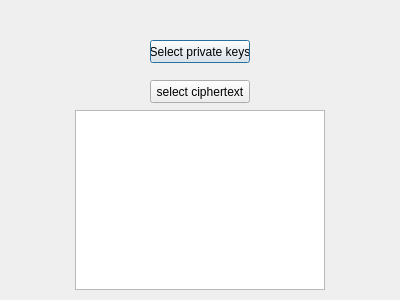
<?xml version="1.0" encoding="UTF-8"?>
<ui version="4.0">
 <class>Dialog</class>
 <widget class="QDialog" name="Dialog">
  <property name="geometry">
   <rect>
    <x>0</x>
    <y>0</y>
    <width>400</width>
    <height>300</height>
   </rect>
  </property>
  <property name="windowTitle">
   <string>Dialog</string>
  </property>
  <widget class="QPushButton" name="pushButton">
   <property name="geometry">
    <rect>
     <x>150</x>
     <y>40</y>
     <width>100</width>
     <height>23</height>
    </rect>
   </property>
   <property name="text">
    <string>Select private keys</string>
   </property>
  </widget>
  <widget class="QPushButton" name="pushButton_2">
   <property name="geometry">
    <rect>
     <x>150</x>
     <y>80</y>
     <width>100</width>
     <height>23</height>
    </rect>
   </property>
   <property name="text">
    <string>select ciphertext</string>
   </property>
  </widget>
  <widget class="QTextBrowser" name="textBrowser">
   <property name="geometry">
    <rect>
     <x>75</x>
     <y>110</y>
     <width>250</width>
     <height>180</height>
    </rect>
   </property>
   <property name="html">
    <string>&lt;!DOCTYPE HTML PUBLIC &quot;-//W3C//DTD HTML 4.0//EN&quot; &quot;http://www.w3.org/TR/REC-html40/strict.dtd&quot;&gt;
&lt;html&gt;&lt;head&gt;&lt;meta name=&quot;qrichtext&quot; content=&quot;1&quot; /&gt;&lt;style type=&quot;text/css&quot;&gt;
p, li { white-space: pre-wrap; }
&lt;/style&gt;&lt;/head&gt;&lt;body style=&quot; font-family:'MS Shell Dlg 2'; font-size:8.25pt; font-weight:400; font-style:normal;&quot;&gt;
&lt;p style=&quot;-qt-paragraph-type:empty; margin-top:0px; margin-bottom:0px; margin-left:0px; margin-right:0px; -qt-block-indent:0; text-indent:0px;&quot;&gt;&lt;br /&gt;&lt;/p&gt;&lt;/body&gt;&lt;/html&gt;</string>
   </property>
  </widget>
 </widget>
 <resources/>
 <connections/>
</ui>
